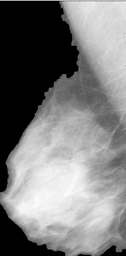
#> input picture playground/mdb001.pgm, 126 x 256 px, shrunk from 528 x 1072 before the run, found by its file name
$ python main.py   (Python 2 division)
#> lines starting #> are read from the running program, lines starting #| are printed output that depends on the picture; after the words box and inside, x2 and y2 are one past the last pixel; in counts of white or black regions, pixels touching at a corner belong together
from pprint import pprint
from queue import Queue

from scipy.ndimage import generic_filter, morphology
from skimage import measure, img_as_float, img_as_uint

from skimage import data, io, filters
from skimage.filters import median
from skimage.restoration import denoise_tv_chambolle
from skimage.filters import threshold_otsu
from skimage.measure import regionprops
from skimage.morphology import closing
from skimage.morphology import disk
import matplotlib.pyplot as plt
import numpy as np
from skimage.morphology import opening
from skimage.morphology import reconstruction
from skimage.morphology import remove_small_objects
from skimage.morphology import square


def display_image(image, cmap='gray'):
    io.imshow(image, cmap=cmap)
    io.show()

# [5 lines left out: function save_image, not called in this run]
    # [7 lines of commented-out code are left out]

def denoise(image):
    return median(image, disk(3))


def binary_image_with_threshold(image, threshold, display=False):
    thresh = threshold_otsu(image)
    binary = image > thresh
    if (display):
        display_image_histogram_and_binary(image, thresh, binary)
    return binary


# [17 lines left out: function display_image_histogram_and_binary, not called in this run]


def label_connected_components(image, display=False):
    all_labels = measure.label(image)
    blobs_labels = measure.label(image, background=0)
    if (display):
        plt.figure(figsize=(9, 3.5))
        plt.subplot(131)
        plt.imshow(image, cmap='gray')
        plt.axis('off')
        plt.subplot(132)
        plt.imshow(all_labels, cmap='spectral')
        plt.axis('off')
        plt.subplot(133)
        plt.imshow(blobs_labels, cmap='spectral')
        plt.axis('off')
        plt.tight_layout()
        plt.show()
    return blobs_labels


def morphological_opening_to_remove_extra_objects(image, structuring_element):
    """
    neighborhood = structuring element = selem
    :param image:
    :param structuring_element:
    :return:
    """
    return opening(image, structuring_element)


# [10 lines left out: function display_all, not called in this run]

def smoothen_image(image):
    """
    sets a pixel's value to one where 5 or more pixels in its 3x3 neighborhood are greater than 0
    :param image:
    :return:
    """
    window = square(3)
    def _replace_center_with_one_if_five_neighbors_are_different_than_0(values):
        """
        For each location in the input image, the value returned by the function is the value assigned to that location.
        That's why, naturally, the function needs to return a scalar.
        :param values:
        :return: a scalar representing the value to be set at the current location in the input image
        """
        greater_than_0 = 0
        for entry in values:
            if entry > 0:
                greater_than_0 += 1
        if greater_than_0 >= 5:
            return 1
        else:
            return 0

    """
    This call will take windows of the shape given by the footprint, send them as an 1D array to the _replace function
    and return the value that is to be set in the center of the window. The edges are ignored (for now)
    """
    new_image = generic_filter(image, _replace_center_with_one_if_five_neighbors_are_different_than_0, footprint = window)
    return new_image


def plot_comparison(original, filtered, filter_name):

    fig, (ax1, ax2) = plt.subplots(ncols=2, figsize=(8, 4), sharex=True, sharey=True)
    ax1.imshow(original, cmap=plt.cm.gray)
    ax1.set_title('original')
    ax1.axis('off')
    ax1.set_adjustable('box-forced')
    ax2.imshow(filtered, cmap=plt.cm.gray)
    ax2.set_title(filter_name)
    ax2.axis('off')
    ax2.set_adjustable('box-forced')
    plt.show()

def morphological_closing(image, structuring_element=disk(5)):
    return closing(image, structuring_element)

def fill_holes(image):
    seed_image = np.copy(image)  # the max possible values of the original image
    seed_image[1:-1, 1:-1] = image.max() # along the borders, use original values
    # (the border pixels will be the starting point for the erosion process)
    mask = image
    filled = reconstruction(seed_image, mask, method="erosion")
    return filled

    # fig, ax = plt.subplots(1, 2, figsize=(5, 4), sharex=True, sharey=True, subplot_kw={'adjustable': 'box-forced'})
    # ax = ax.ravel()
    #
    # ax[0].imshow(image)
    # ax[0].set_title('Original image')
    # ax[0].axis('off')
    # ax[1].imshow(filled)
    # ax[1].set_title('after filling holes')
    # ax[1].axis('off')
    # show the holes
    # ax[2].imshow(image - filled)
    # ax[2].set_title('holes')
    # ax[2].axis('off')

    # if we wanted bright spots, we'd use dilation instead of erosion
    # (dilation expands the maximal values of the seed image until it encounters a max image)
    # for this, init the seed image with the minimum image intensity instead of the maximum

def crop_biggest_object(image):
    # via https://gist.github.com/wkentaro/016b6bbb32e8663ac673
    imgray = image
    img_denoised = denoise_tv_chambolle(imgray, weight=.1)
    thresh = threshold_otsu(img_denoised)
    # get label_img
    bw = closing(img_denoised > thresh, square(2))
    cleared = bw.copy()
    label_img = measure.label(cleared)
    borders = np.logical_xor(bw, cleared)
    label_img[borders] = -1
    # get biggest area
    max_region = sorted((region.area, region)
        for region in regionprops(label_img))[-1][1]
    minr, minc, maxr, maxc = max_region.bbox
    return image[minr:maxr, minc:maxc]

#-----------------------------------------------------------------------------------------------------------------------

def determine_sum_of_pixels(image, size_of_corner=10):
    left_matrix = image[0:size_of_corner,0:size_of_corner]
    right_matrix = image[0:size_of_corner,image.shape[0]-size_of_corner:image.shape[0]]
    left_sum = sum(sum(left_matrix))
    right_sum = sum(sum(right_matrix))
    return (left_sum, right_sum)

# returns 0 for left breast orientation and 1 for right breast orientation
def determine_breast_orientation(image,size_of_corner=10):
    sums_of_pixels = determine_sum_of_pixels(image, size_of_corner)
    if (sums_of_pixels[0]>sums_of_pixels[1]):
        return "right"
    return "left"


def get_seed_pixel_coordinates(breast_orientation, image_shape, size_of_corner=10):
    if (breast_orientation=="left"):
        return [size_of_corner/2,image_shape[1]-size_of_corner/2]
    return [size_of_corner/2, size_of_corner/2]

def region_growing(image, seed, threshold=50):

    region = image.copy()
    region[:,:] = 0  # blacken out the image

    region_pixel_intensities = []

    # build a queue to hold all the pixels from the image to be processed
    q = Queue()
    q.put(seed)  # initially it only contains the seed pixel

    orientations = ([-1,-1],[-1,0],[-1,1],[0,-1],[0,1],[1,-1],[1,0],[1,1])

    # initialization -> could be optimized to be done directly in the while, i guess
    cpx = seed[0]
    cpy = seed[1]
    region[cpx, cpy] = 255  # whiten the pixels that belong to the segmented region
    region_pixel_intensities.append(image[cpx, cpy])
    # add the neighbors of the current pixel to the queue (only if the current pixel is part of the region)
    for o in orientations:
        neigh_line = o[0] + cpx
        neigh_col = o[1] + cpy
        is_in_image = image.shape[0] > neigh_line >= 0 and image.shape[1] > neigh_col >= 0
        if (is_in_image):
            not_visited = region[
                              neigh_line, neigh_col] == 0  # to use a third matrix since probably using region doesn't cover all the cases
            if (not_visited):
                q.put([neigh_line, neigh_col])

    t = 0
    while not q.empty():
        t=t+1
        if (t%30000==0):
            print(t)
            print ("Queue size: ", q.qsize())
            # display_image(region)
        current_point = q.get()
        cpx = current_point[0]
        cpy = current_point[1]
        if (region[cpx, cpy]==0):
            # check if the current point can be added to the region
            current_pixel_intensity = image[cpx, cpy]
            region_pixels_mean_intensity = np.mean(region_pixel_intensities)
            if (abs(region_pixels_mean_intensity-current_pixel_intensity)<threshold):   # the condition for adding a new pixel to the region
                region[cpx, cpy] = 255  # whiten the pixels that belong to the segmented region
                region_pixel_intensities.append(image[cpx, cpy])
                # add the neighbors of the current pixel to the queue (only if the current pixel is part of the region)
                for o in orientations:
                    neigh_line = o[0] + cpx
                    neigh_col = o[1] + cpy
                    is_in_image = image.shape[0]>neigh_line>=0 and image.shape[1]>neigh_col>=0
                    if (is_in_image):
                        not_visited = region[neigh_line, neigh_col] == 0  # to use a third matrix since probably using region doesn't cover all the cases
                        if (not_visited):
                            q.put([neigh_line, neigh_col])

    return region

def remove_pectoral_muscle_image(cropped_image):
    breast_orientation = determine_breast_orientation(cropped_image)
    seed_pixel_coordinates = get_seed_pixel_coordinates(breast_orientation, cropped_image.shape)
    pectoral_muscle_region_highlighted = region_growing(cropped_image, seed_pixel_coordinates)
    pectoral_muscle_removed_image = cropped_image+pectoral_muscle_region_highlighted
    return pectoral_muscle_removed_image
#-----------------------------------------------------------------------------------------------------------------------


def get_gray_level_probability_distribution_function(image):
    pass

def coarse_segmentation_using_histogram_peak_analysis(image):
    pass


# [7 lines left out: function how_many_with_value, not called in this run]

def display_img_collection(collection):
    io.imshow_collection(collection)
    io.show()

if __name__ == "__main__":
    path = "all-mias/mdb001.pgm"
    image = io.imread(path)
#> image is the input picture: shape (256, 126); min 0, max 254, mean 123.3
    original = image.copy()
    # display_image(image)
    denoised_image = denoise(image)
    # display_image(denoised_image)
    binary_thresholded_image = binary_image_with_threshold(denoised_image, threshold=18, display=False)
#> in binary_image_with_threshold, `thresh = threshold_otsu(image)`: thresh = 89
#> in binary_image_with_threshold, `binary = image > thresh`:
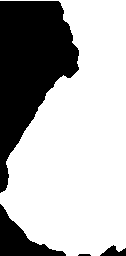
#> binary: shape (256, 126) bool; 69.3% white; 4 black regions, box (x1, y1, x2, y2) and area: (0, 1, 79, 193) 8378, (0, 204, 66, 256) 1331, (100, 245, 126, 256) 164, (78, 254, 91, 256) 24
    # display_image(binary_thresholded_image)
    connected_components_image = label_connected_components(binary_thresholded_image, display=False)
    # display_image(connected_components_image, cmap='spectral')
    largest_area_only_image = morphological_opening_to_remove_extra_objects(connected_components_image,
                                                                            structuring_element=square(10))
#> in morphological_opening_to_remove_extra_objects, `return opening(image, structuring_element)`: returned value: shape (256, 126) int32; values 0 (black) and 1 (white), 68.9% white; 3 black regions, box (x1, y1, x2, y2) and area: (0, 0, 79, 193) 8478, (0, 204, 66, 256) 1334, (78, 245, 126, 256) 220
    # display_image(largest_area_only_image)
    small_objects_removed_image = remove_small_objects(largest_area_only_image, min_size=10000)
    # display_image(small_objects_removed_image)

    smoothened_image = smoothen_image(small_objects_removed_image)
#> in smoothen_image, `new_image = generic_filter(image, _replace_center_with_one_if_five_nei..`: new_image: shape (256, 126) int32; values 0 (black) and 1 (white), 68.9% white; 3 black regions, box (x1, y1, x2, y2) and area: (0, 0, 79, 193) 8478, (0, 204, 66, 256) 1334, (78, 246, 126, 256) 219
    # display_image(smoothened_image)

    # plot_comparison(small_objects_removed_image, smoothened_image, "Smoothened")
    morphological_closing_image = morphological_closing(smoothened_image, structuring_element=disk(5))
#> in morphological_closing, `return closing(image, structuring_element)`:
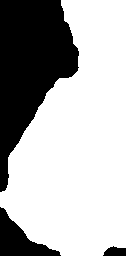
#> returned value: shape (256, 126) int32; values 0 (black) and 1 (white), 69.2% white; 3 black regions, box (x1, y1, x2, y2) and area: (0, 0, 79, 192) 8466, (0, 207, 61, 256) 1299, (103, 246, 126, 256) 175
    # plot_comparison(image, morphological_closing_image, "Morphological closing")
    holes_filled_image = fill_holes(morphological_closing_image)
#> in fill_holes, `seed_image[1:-1, 1:-1] = image.max()`:
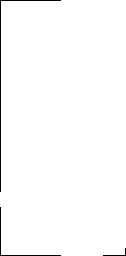
#> seed_image: shape (256, 126) int32; values 0 (black) and 1 (white), 98.8% white; black in thin lines or dots
    # plot_comparison(morphological_closing_image, holes_filled_image, "Holes filled")

    multiplied_image = holes_filled_image*original

    cropped_image = crop_biggest_object(multiplied_image)
#> in crop_biggest_object, `thresh = threshold_otsu(img_denoised)`: thresh = 89.68
#> in crop_biggest_object, `bw = closing(img_denoised > thresh, square(2))`:
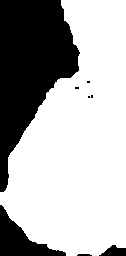
#> bw: shape (256, 126) bool; 68.7% white; 8 black regions (4 under 20 px), largest, box (x1, y1, x2, y2) and area: (0, 0, 80, 192) 8497, (0, 205, 66, 256) 1344, (99, 245, 126, 256) 192, (77, 254, 92, 256) 27
#> in crop_biggest_object, `borders = np.logical_xor(bw, cleared)`: borders: shape (256, 126) bool; every value is 0
#> in crop_biggest_object, `minr, minc, maxr, maxc = max_region.bbox`: minr = 0; maxr = 256; maxc = 126
    pectoral_muscle_removed_image = remove_pectoral_muscle_image(cropped_image)
#> in determine_sum_of_pixels, `right_matrix = image[0:size_of_corner,image.shape[0]-size_of_corner:im..`: right_matrix = empty array
#> in determine_sum_of_pixels, `left_sum = sum(sum(left_matrix))`: left_sum = 0
#> in determine_breast_orientation, `sums_of_pixels = determine_sum_of_pixels(image, size_of_corner)`: sums_of_pixels = (0, 0)
#> in remove_pectoral_muscle_image, `breast_orientation = determine_breast_orientation(cropped_image)`: breast_orientation = 'left'
#> in remove_pectoral_muscle_image, `seed_pixel_coordinates = get_seed_pixel_coordinates(breast_orientation..`: seed_pixel_coordinates = [5, 121]
#> in region_growing, `region[:,:] = 0`: region: shape (256, 126) float64; every value is 0
#> in region_growing, `cpx = seed[0]`: cpx = 5
#> in region_growing, `cpy = seed[1]`: cpy = 121
#> in region_growing, `region[cpx, cpy] = 255`:
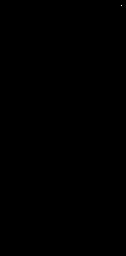
#> region: shape (256, 126) float64; 0% white in thin lines or dots, all inside (x1, y1, x2, y2) = (121, 5, 122, 6)
#> the loop in region_growing, `for o in orientations:` made 8 passes
#> (neigh_line, neigh_col) on passes 1 to 8: (4, 120), (4, 121), (4, 122), (5, 120), (5, 122), (6, 120), (6, 121), (6, 122)
#> the loop in region_growing, `while not q.empty():` made 16037 passes
#> (cpx, cpy, current_pixel_intensity, region_pixels_mean_intensity) on passes 2 to 13: (4, 120, 226, 230), (4, 121, 227, 228), (4, 122, 228, 227.7), (5, 120, 227, 227.8), (5, 122, 226, 227.6), (6, 120, 224, 227.3), (6, 121, 228, 226.9), (6, 122, 226, 227), (3, 119, 223, 226.9), (3, 120, 225, 226.5), (3, 121, 228, 226.4), (4, 119, 223, 226.5)
#> (cpx, cpy, current_pixel_intensity) on pass 196: (7, 125, 227)
#> after the loop in region_growing, `while not q.empty():`:
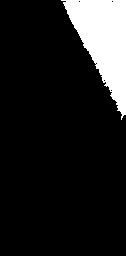
#> region: shape (256, 126) float64; 12.4% white; 1 white region, box (x1, y1, x2, y2) and area: (61, 0, 126, 120) 4007
#> after the loop in region_growing, `while not q.empty():`: region_pixel_intensities = 4007 values, max 241 at index 64, min 152 at index 3998, mean 201.6; t = 16037
#> in remove_pectoral_muscle_image, `pectoral_muscle_removed_image = cropped_image+pectoral_muscle_region_h..`:
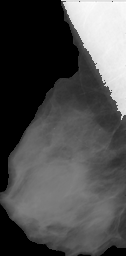
#> pectoral_muscle_removed_image: shape (256, 126) float64; min 0, max 496, mean 154; drawn with min black and max white
    plot_comparison(cropped_image, pectoral_muscle_removed_image, "No pectoral muscle")
    # [9 lines of commented-out code are left out]

    display_image(cropped_image)
    # display_all([largest_area_only_image, small_objects_removed_image])
    print("Done!")

"""
## issues:
- for mdb003, only the LM at the top is cropped -> solved by setting the min_Size for remove_small_objects to 10000
- for mdb003, smoothening sets all the image to black: that was because the smoothening checked only neighbors that are = 1 and all my pixels were actually 2
  so all the pixels were turned to black as a result. fixed by setting the condition for turning the center point to white when the neighbors are not 0
"""
